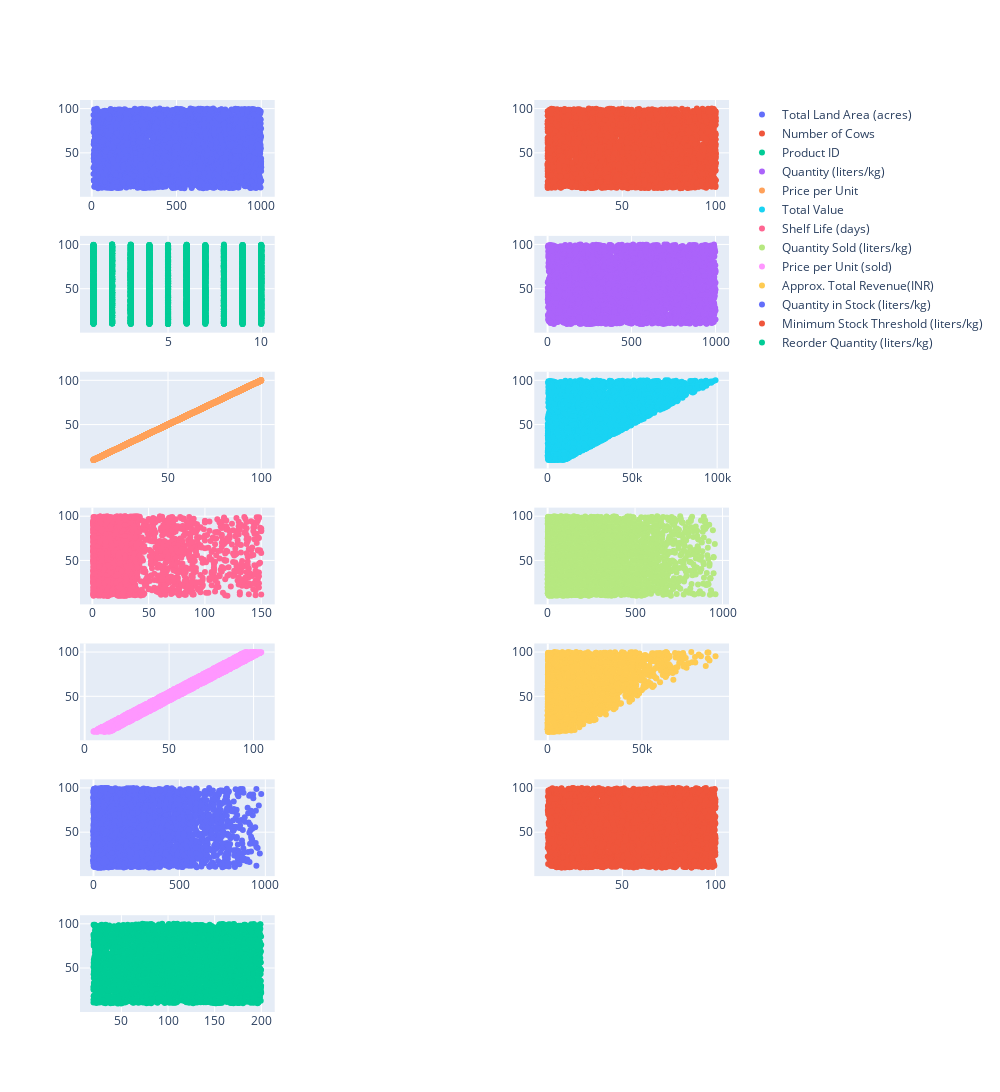

Notebook code for this chart:
### Code cell
fig = make_subplots(rows=7, cols=2, horizontal_spacing=0.4)
for i, column in enumerate(num_f.columns):
    row = i // 2 + 1
    col = i % 2 + 1
    trace = go.Scatter(x=num_f[column], y=num_f["Price per Unit"], name=column, mode="markers")
    fig.add_trace(trace, row=row, col=col)
fig.update_layout(width=1000, height=1200)
fig.show()

### Figure 1 — Plotly figure (JSON) as saved in the notebook; plotly's stock layout.template omitted (floating-point values rounded to 4 significant figures; data arrays with more than 128 entries replaced by an {"elided": "..."} marker saying what was removed)
{"data": [{"mode": "markers", "name": "Total Land Area (acres)", "type": "scatter", "x": {"elided": "4325 float values"}, "xaxis": "x", "y": {"elided": "4325 float values"}, "yaxis": "y"}, {"mode": "markers", "name": "Number of Cows", "type": "scatter", "x": {"elided": "4325 int values"}, "xaxis": "x2", "y": {"elided": "4325 float values"}, "yaxis": "y2"}, {"mode": "markers", "name": "Product ID", "type": "scatter", "x": {"elided": "4325 int values"}, "xaxis": "x3", "y": {"elided": "4325 float values"}, "yaxis": "y3"}, {"mode": "markers", "name": "Quantity (liters/kg)", "type": "scatter", "x": {"elided": "4325 float values"}, "xaxis": "x4", "y": {"elided": "4325 float values"}, "yaxis": "y4"}, {"mode": "markers", "name": "Price per Unit", "type": "scatter", "x": {"elided": "4325 float values"}, "xaxis": "x5", "y": {"elided": "4325 float values"}, "yaxis": "y5"}, {"mode": "markers", "name": "Total Value", "type": "scatter", "x": {"elided": "4325 float values"}, "xaxis": "x6", "y": {"elided": "4325 float values"}, "yaxis": "y6"}, {"mode": "markers", "name": "Shelf Life (days)", "type": "scatter", "x": {"elided": "4325 int values"}, "xaxis": "x7", "y": {"elided": "4325 float values"}, "yaxis": "y7"}, {"mode": "markers", "name": "Quantity Sold (liters/kg)", "type": "scatter", "x": {"elided": "4325 int values"}, "xaxis": "x8", "y": {"elided": "4325 float values"}, "yaxis": "y8"}, {"mode": "markers", "name": "Price per Unit (sold)", "type": "scatter", "x": {"elided": "4325 float values"}, "xaxis": "x9", "y": {"elided": "4325 float values"}, "yaxis": "y9"}, {"mode": "markers", "name": "Approx. Total Revenue(INR)", "type": "scatter", "x": {"elided": "4325 float values"}, "xaxis": "x10", "y": {"elided": "4325 float values"}, "yaxis": "y10"}, {"mode": "markers", "name": "Quantity in Stock (liters/kg)", "type": "scatter", "x": {"elided": "4325 int values"}, "xaxis": "x11", "y": {"elided": "4325 float values"}, "yaxis": "y11"}, {"mode": "markers", "name": "Minimum Stock Threshold (liters/kg)", "type": "scatter", "x": {"elided": "4325 float values"}, "xaxis": "x12", "y": {"elided": "4325 float values"}, "yaxis": "y12"}, {"mode": "markers", "name": "Reorder Quantity (liters/kg)", "type": "scatter", "x": {"elided": "4325 float values"}, "xaxis": "x13", "y": {"elided": "4325 float values"}, "yaxis": "y13"}], "layout": {"height": 1200, "width": 1000, "xaxis": {"anchor": "y", "domain": [0, 0.3]}, "xaxis10": {"anchor": "y10", "domain": [0.7, 1]}, "xaxis11": {"anchor": "y11", "domain": [0, 0.3]}, "xaxis12": {"anchor": "y12", "domain": [0.7, 1]}, "xaxis13": {"anchor": "y13", "domain": [0, 0.3]}, "xaxis14": {"anchor": "y14", "domain": [0.7, 1]}, "xaxis2": {"anchor": "y2", "domain": [0.7, 1]}, "xaxis3": {"anchor": "y3", "domain": [0, 0.3]}, "xaxis4": {"anchor": "y4", "domain": [0.7, 1]}, "xaxis5": {"anchor": "y5", "domain": [0, 0.3]}, "xaxis6": {"anchor": "y6", "domain": [0.7, 1]}, "xaxis7": {"anchor": "y7", "domain": [0, 0.3]}, "xaxis8": {"anchor": "y8", "domain": [0.7, 1]}, "xaxis9": {"anchor": "y9", "domain": [0, 0.3]}, "yaxis": {"anchor": "x", "domain": [0.8939, 1]}, "yaxis10": {"anchor": "x10", "domain": [0.298, 0.4041]}, "yaxis11": {"anchor": "x11", "domain": [0.149, 0.2551]}, "yaxis12": {"anchor": "x12", "domain": [0.149, 0.2551]}, "yaxis13": {"anchor": "x13", "domain": [0, 0.1061]}, "yaxis14": {"anchor": "x14", "domain": [0, 0.1061]}, "yaxis2": {"anchor": "x2", "domain": [0.8939, 1]}, "yaxis3": {"anchor": "x3", "domain": [0.7449, 0.851]}, "yaxis4": {"anchor": "x4", "domain": [0.7449, 0.851]}, "yaxis5": {"anchor": "x5", "domain": [0.5959, 0.702]}, "yaxis6": {"anchor": "x6", "domain": [0.5959, 0.702]}, "yaxis7": {"anchor": "x7", "domain": [0.4469, 0.5531]}, "yaxis8": {"anchor": "x8", "domain": [0.4469, 0.5531]}, "yaxis9": {"anchor": "x9", "domain": [0.298, 0.4041]}}}
